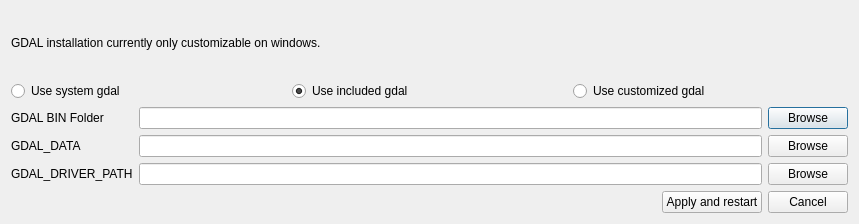
<?xml version="1.0" encoding="UTF-8"?>
<ui version="4.0">
 <class>Dialog</class>
 <widget class="QDialog" name="Dialog">
  <property name="geometry">
   <rect>
    <x>0</x>
    <y>0</y>
    <width>859</width>
    <height>224</height>
   </rect>
  </property>
  <property name="windowTitle">
   <string>GDAL settings</string>
  </property>
  <layout class="QVBoxLayout" name="verticalLayout">
   <item>
    <widget class="QLabel" name="label_4">
     <property name="text">
      <string>GDAL installation currently only customizable on windows. </string>
     </property>
    </widget>
   </item>
   <item>
    <layout class="QHBoxLayout" name="horizontalLayout">
     <item>
      <widget class="QRadioButton" name="rdb_gdal_system">
       <property name="toolTip">
        <string>Use a system wide gdal installation</string>
       </property>
       <property name="text">
        <string>Use system gdal</string>
       </property>
      </widget>
     </item>
     <item>
      <widget class="QRadioButton" name="rdb_gdal_included">
       <property name="toolTip">
        <string>Use the included minimal gdal installation</string>
       </property>
       <property name="text">
        <string>Use included gdal</string>
       </property>
       <property name="checked">
        <bool>true</bool>
       </property>
      </widget>
     </item>
     <item>
      <widget class="QRadioButton" name="rdb_gdal_custom">
       <property name="toolTip">
        <string>A a customized gdal installation (by selecting folders below).</string>
       </property>
       <property name="text">
        <string>Use customized gdal</string>
       </property>
      </widget>
     </item>
    </layout>
   </item>
   <item>
    <layout class="QGridLayout" name="gridLayout">
     <item row="0" column="0">
      <widget class="QLabel" name="label">
       <property name="text">
        <string>GDAL BIN Folder</string>
       </property>
      </widget>
     </item>
     <item row="1" column="1">
      <widget class="QLineEdit" name="txt_data_folder">
       <property name="toolTip">
        <string>Folder containing gdal data files</string>
       </property>
      </widget>
     </item>
     <item row="2" column="1">
      <widget class="QLineEdit" name="txt_plugin_folder">
       <property name="toolTip">
        <string>Folder containing plugin libraries</string>
       </property>
      </widget>
     </item>
     <item row="1" column="0">
      <widget class="QLabel" name="label_2">
       <property name="text">
        <string>GDAL_DATA</string>
       </property>
      </widget>
     </item>
     <item row="0" column="1">
      <widget class="QLineEdit" name="txt_bin_folder">
       <property name="toolTip">
        <string>Folder comtaining gdal binary (and binary dependencies)</string>
       </property>
      </widget>
     </item>
     <item row="2" column="0">
      <widget class="QLabel" name="label_3">
       <property name="text">
        <string>GDAL_DRIVER_PATH</string>
       </property>
      </widget>
     </item>
     <item row="0" column="2">
      <widget class="QPushButton" name="bt_browse_bin">
       <property name="text">
        <string>Browse</string>
       </property>
      </widget>
     </item>
     <item row="1" column="2">
      <widget class="QPushButton" name="bt_browse_data">
       <property name="text">
        <string>Browse</string>
       </property>
      </widget>
     </item>
     <item row="2" column="2">
      <widget class="QPushButton" name="bt_browse_plugin">
       <property name="text">
        <string>Browse</string>
       </property>
      </widget>
     </item>
    </layout>
   </item>
   <item>
    <layout class="QHBoxLayout" name="horizontalLayout_2">
     <item>
      <spacer name="horizontalSpacer">
       <property name="orientation">
        <enum>Qt::Horizontal</enum>
       </property>
       <property name="sizeHint" stdset="0">
        <size>
         <width>40</width>
         <height>20</height>
        </size>
       </property>
      </spacer>
     </item>
     <item>
      <widget class="QPushButton" name="bt_apply">
       <property name="text">
        <string>Apply and restart</string>
       </property>
      </widget>
     </item>
     <item>
      <widget class="QPushButton" name="bt_cancel">
       <property name="text">
        <string>Cancel</string>
       </property>
      </widget>
     </item>
    </layout>
   </item>
  </layout>
 </widget>
 <resources/>
 <connections/>
</ui>
